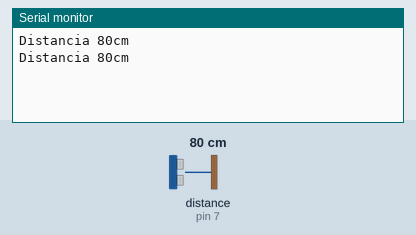
This sketch was run on a simulated Arduino Uno, built with avr-gcc and run on an emulated ATmega328P. On the bench: the last lines printed to the serial monitor. The test bench sets the inputs (shaded band); at power-on: distance to the obstacle (sensor on pin 7) 80 cm. The echo pulse lasts 58.3 µs per cm.

Above: at 1.3 s.
1.4 s: distance to the obstacle (sensor on pin 7) set to 2 cm
At 1.9 s:
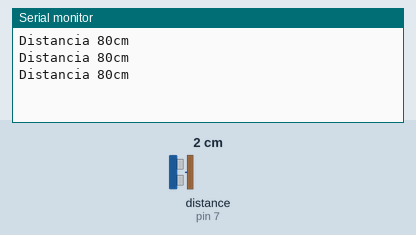
2.9 s: distance to the obstacle (sensor on pin 7) set to 4 cm
At 3.4 s:
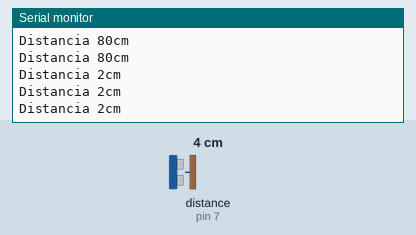
Timing chart, 0 to 5.9 s (numbered marks = the images above; inputs shaded):
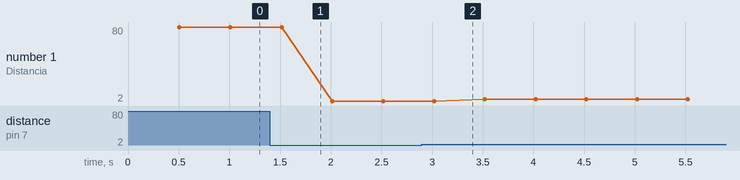

The sketch:

ultrassonic_distance.ino
```cpp
#include <Ultrasonic.h> //INCLUSÃO DA BIBLIOTECA NECESSÁRIA PARA FUNCIONAMENTO DO CÓDIGO

const int echoPin = 7; //PINO DIGITAL UTILIZADO PELO HC-SR04 ECHO(RECEBE)
const int trigPin = 6; //PINO DIGITAL UTILIZADO PELO HC-SR04 TRIG(ENVIA)

Ultrasonic ultrasonic(trigPin,echoPin); //INICIALIZANDO OS PINOS DO ARDUINO

int distancia; //VARIÁVEL DO TIPO INTEIRO
String result; //VARIÁVEL DO TIPO STRING

void setup(){
  pinMode(echoPin, INPUT); //DEFINE O PINO COMO ENTRADA (RECEBE)
  pinMode(trigPin, OUTPUT); //DEFINE O PINO COMO SAIDA (ENVIA)
  Serial.begin(9600); //INICIALIZA A PORTA SERIAL
  }
void loop(){

  hcsr04(); // FAZ A CHAMADA DO MÉTODO "hcsr04()"
  Serial.print("Distancia "); //IMPRIME O TEXTO NO MONITOR SERIAL
  Serial.print(result); ////IMPRIME NO MONITOR SERIAL A DISTÂNCIA MEDIDA
  Serial.println("cm"); //IMPRIME O TEXTO NO MONITOR SERIAL

}
//MÉTODO RESPONSÁVEL POR CALCULAR A DISTÂNCIA
void hcsr04(){
    digitalWrite(trigPin, LOW); //SETA O PINO 6 COM UM PULSO BAIXO "LOW"
    delayMicroseconds(2); //INTERVALO DE 2 MICROSSEGUNDOS
    digitalWrite(trigPin, HIGH); //SETA O PINO 6 COM PULSO ALTO "HIGH"
    delayMicroseconds(10); //INTERVALO DE 10 MICROSSEGUNDOS
    digitalWrite(trigPin, LOW); //SETA O PINO 6 COM PULSO BAIXO "LOW" NOVAMENTE
    //FUNÇÃO RANGING, FAZ A CONVERSÃO DO TEMPO DE
    //RESPOSTA DO ECHO EM CENTIMETROS, E ARMAZENA
    //NA VARIAVEL "distancia"
    distancia = (ultrasonic.Ranging(CM)); //VARIÁVEL GLOBAL RECEBE O VALOR DA DISTÂNCIA MEDIDA
    result = String(distancia); //VARIÁVEL GLOBAL DO TIPO STRING RECEBE A DISTÂNCIA(CONVERTIDO DE INTEIRO PARA STRING)
    delay(500); //INTERVALO DE 500 MILISSEGUNDOS
 }
```

Measured:
- plotted number 1: 80 → 2 after the input at 1.4 s, 2 → 4 after the input at 2.9 s
